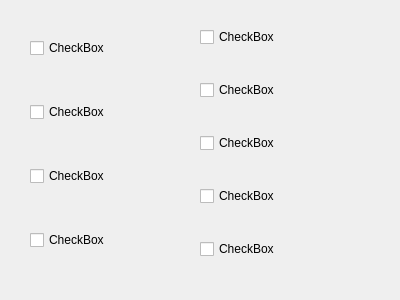
<?xml version="1.0" encoding="UTF-8"?>
<ui version="4.0">
 <class>Form</class>
 <widget class="QWidget" name="Form">
  <property name="geometry">
   <rect>
    <x>0</x>
    <y>0</y>
    <width>400</width>
    <height>300</height>
   </rect>
  </property>
  <property name="windowTitle">
   <string>Form</string>
  </property>
  <widget class="QWidget" name="">
   <property name="geometry">
    <rect>
     <x>30</x>
     <y>0</y>
     <width>83</width>
     <height>291</height>
    </rect>
   </property>
   <layout class="QVBoxLayout" name="verticalLayout">
    <item>
     <widget class="QCheckBox" name="checkBox_2">
      <property name="text">
       <string>CheckBox</string>
      </property>
     </widget>
    </item>
    <item>
     <widget class="QCheckBox" name="checkBox_4">
      <property name="text">
       <string>CheckBox</string>
      </property>
     </widget>
    </item>
    <item>
     <widget class="QCheckBox" name="checkBox">
      <property name="text">
       <string>CheckBox</string>
      </property>
     </widget>
    </item>
    <item>
     <widget class="QCheckBox" name="checkBox_3">
      <property name="text">
       <string>CheckBox</string>
      </property>
     </widget>
    </item>
   </layout>
  </widget>
  <widget class="QWidget" name="">
   <property name="geometry">
    <rect>
     <x>200</x>
     <y>0</y>
     <width>91</width>
     <height>291</height>
    </rect>
   </property>
   <layout class="QVBoxLayout" name="verticalLayout_2">
    <item>
     <widget class="QCheckBox" name="checkBox_5">
      <property name="text">
       <string>CheckBox</string>
      </property>
     </widget>
    </item>
    <item>
     <widget class="QCheckBox" name="checkBox_6">
      <property name="text">
       <string>CheckBox</string>
      </property>
     </widget>
    </item>
    <item>
     <widget class="QCheckBox" name="checkBox_7">
      <property name="text">
       <string>CheckBox</string>
      </property>
     </widget>
    </item>
    <item>
     <widget class="QCheckBox" name="checkBox_8">
      <property name="text">
       <string>CheckBox</string>
      </property>
     </widget>
    </item>
    <item>
     <widget class="QCheckBox" name="checkBox_9">
      <property name="text">
       <string>CheckBox</string>
      </property>
     </widget>
    </item>
   </layout>
  </widget>
 </widget>
 <resources/>
 <connections/>
</ui>
